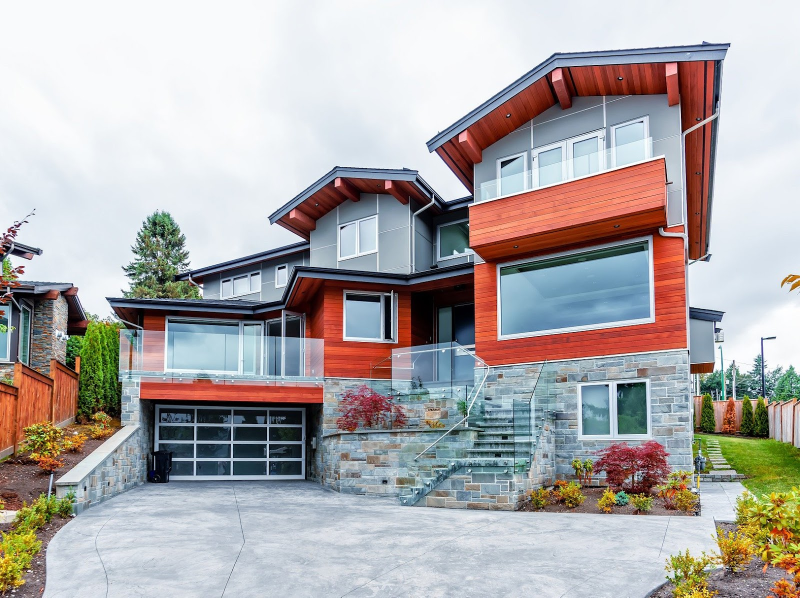
#> input picture eyetrack/bg.jpg, 1600 x 1195 px, found by its file name (shown at 1/2 size)
$ python gazeheatplot.py
#> lines starting #> are read from the running program, lines starting #| are printed output that depends on the picture
import os
import argparse
import csv
import numpy
import matplotlib
from matplotlib import pyplot, image
from PIL import Image

def draw_display(dispsize, imagefile=None):
    """Returns a matplotlib.pyplot Figure and its axes, with a size of
    dispsize, a black background colour, and optionally with an image drawn
    onto it

    arguments

    dispsize		-	tuple or list indicating the size of the display,
                    e.g. (1024,768)

    keyword arguments

    imagefile		-	full path to an image file over which the heatmap
                    is to be laid, or None for no image; NOTE: the image
                    may be smaller than the display size, the function
                    assumes that the image was presented at the centre of
                    the display (default = None)

    returns
    fig, ax		-	matplotlib.pyplot Figure and its axes: field of zeros
                    with a size of dispsize, and an image drawn onto it
                    if an imagefile was passed
    """

    # construct screen (black background)
    screen = numpy.zeros((dispsize[1], dispsize[0], 3), dtype='float32')
    # if an image location has been passed, draw the image
    if imagefile != None:
        # check if the path to the image exists
        if not os.path.isfile(imagefile):
            raise Exception("ERROR in draw_display: imagefile not found at '%s'" % imagefile)
        # load image
        img = image.imread(imagefile)

        # width and height of the image
        w, h = len(img[0]), len(img)
        # x and y position of the image on the display
        x = int(dispsize[0] / 2 - w / 2)
        y = int(dispsize[1] / 2 - h / 2)
        # draw the image on the screen
        screen[y:y + h, x:x + w, :] += img
    # dots per inch
    dpi = 100.0
    # determine the figure size in inches
    figsize = (dispsize[0] / dpi, dispsize[1] / dpi)
    # create a figure
    fig = pyplot.figure(figsize=figsize, dpi=dpi, frameon=False)
    ax = pyplot.Axes(fig, [0, 0, 1, 1])
    ax.set_axis_off()
    fig.add_axes(ax)
    # plot display
    ax.axis([0, dispsize[0], 0, dispsize[1]])
    if ".jpg" in imagefile:
        ax.imshow(screen.astype('uint8'))  # , origin='upper')
    else:
        ax.imshow(screen)
    return fig, ax

def gaussian(x, sx, y=None, sy=None):
    """Returns an array of numpy arrays (a matrix) containing values between
    1 and 0 in a 2D Gaussian distribution

    arguments
    x		-- width in pixels
    sx		-- width standard deviation

    keyword argments
    y		-- height in pixels (default = x)
    sy		-- height standard deviation (default = sx)
    """

    # square Gaussian if only x values are passed
    if y == None:
        y = x
    if sy == None:
        sy = sx
    # centers
    xo = x / 2
    yo = y / 2
    # matrix of zeros
    M = numpy.zeros([y, x], dtype=float)
    # gaussian matrix
    for i in range(x):
        for j in range(y):
            M[j, i] = numpy.exp(
                -1.0 * (((float(i) - xo) ** 2 / (2 * sx * sx)) + ((float(j) - yo) ** 2 / (2 * sy * sy))))

    return M

def draw_heatmap(gazepoints, dispsize, imagefile=None, alpha=0.5, savefilename=None, gaussianwh=200, gaussiansd=None):
    """Draws a heatmap of the provided fixations, optionally drawn over an
    image, and optionally allocating more weight to fixations with a higher
    duration.

    arguments

    gazepoints		-	a list of gazepoint tuples (x, y)

    dispsize		-	tuple or list indicating the size of the display,
                    e.g. (1024,768)

    keyword arguments

    imagefile		-	full path to an image file over which the heatmap
                    is to be laid, or None for no image; NOTE: the image
                    may be smaller than the display size, the function
                    assumes that the image was presented at the centre of
                    the display (default = None)
    alpha		-	float between 0 and 1, indicating the transparancy of
                    the heatmap, where 0 is completely transparant and 1
                    is completely untransparant (default = 0.5)
    savefilename	-	full path to the file in which the heatmap should be
                    saved, or None to not save the file (default = None)

    returns

    fig			-	a matplotlib.pyplot Figure instance, containing the
                    heatmap
    """

    # IMAGE
    fig, ax = draw_display(dispsize, imagefile=imagefile)

    # HEATMAP
    # Gaussian
    gwh = gaussianwh
    gsdwh = gwh / 6 if (gaussiansd is None) else gaussiansd
    gaus = gaussian(gwh, gsdwh)
    # matrix of zeroes
    strt = gwh / 2
    heatmapsize = int(dispsize[1] + 2 * strt), int(dispsize[0] + 2 * strt)
    heatmap = numpy.zeros(heatmapsize)
    # create heatmap
    for i in range(0, len(gazepoints)):
        # get x and y coordinates
        x = strt + gazepoints[i][0] - int(gwh / 2)
        y = strt + gazepoints[i][1] - int(gwh / 2)
        # correct Gaussian size if either coordinate falls outside of
        # display boundaries
        if (not 0 < x < dispsize[0]) or (not 0 < y < dispsize[1]):
            hadj = [0, gwh]
            vadj = [0, gwh]
            if 0 > x:
                hadj[0] = abs(x)
                x = 0
            elif dispsize[0] < x:
                hadj[1] = gwh - int(x - dispsize[0])
            if 0 > y:
                vadj[0] = abs(y)
                y = 0
            elif dispsize[1] < y:
                vadj[1] = gwh - int(y - dispsize[1])
            # add adjusted Gaussian to the current heatmap
            try:
                heatmap[y:y + vadj[1], x:x + hadj[1]] += gaus[vadj[0]:vadj[1], hadj[0]:hadj[1]] * gazepoints[i][2]
            except:
                # fixation was probably outside of display
                pass
        else:
            # add Gaussian to the current heatmap
            heatmap[int(y):int(y + gwh), int(x):int(x + gwh)] += gaus * gazepoints[i][2]
    # resize heatmap
    heatmap = heatmap[int(strt):dispsize[1] + int(strt), int(strt):dispsize[0] + int(strt)]
    # remove zeros
    lowbound = numpy.mean(heatmap[heatmap > 0])
    heatmap[heatmap < lowbound] = numpy.NaN
    # draw heatmap on top of image
    ax.imshow(heatmap, cmap='jet', alpha=alpha)

    # FINISH PLOT
    # invert the y axis, as (0,0) is top left on a display
    ax.invert_yaxis()
    # save the figure if a file name was provided
    if savefilename != None:
        fig.savefig(savefilename)

    return fig


# [34 lines of commented-out code are left out]

input_path = r"C:/Users/Алексей\Desktop/EYETRACKING/main.csv"


alpha = 0.3
output_name ='output'
background_image = r"C:/Users/Алексей/Desktop/EYETRACKING/eyetrack/bg.jpg"

with Image.open(background_image) as img:
#> img is the input picture: PIL image 1600x1195 RGB; mean R, G, B 174.1, 169.8, 169.5
    display_width, display_height = img.size
#> display_width = 1600; display_height = 1195

ngaussian = 200
sd = 33

with open(input_path) as f:
#> (reads main.csv from the repository)
	reader = csv.reader(f)
	raw = list(reader)

	gaza_data = []
	if len(raw[0]) == 2:
		gaze_data = list(map(lambda q: (int(float(q[0])), int(float(q[1])), 1), raw))
	else:
		gaze_data =  list(map(lambda q: (int(q[0]), int(q[1]), int(q[2])), raw))

	draw_heatmap(gaze_data, (display_width, display_height), alpha=alpha, savefilename=output_name, imagefile=background_image, gaussianwh=ngaussian, gaussiansd=sd)
#> in draw_display, `w, h = len(img[0]), len(img)`: w = 1600; h = 1195
#> in draw_display, `x = int(dispsize[0] / 2 - w / 2)`: x = 0
#> in draw_heatmap, `fig.savefig(savefilename)`:
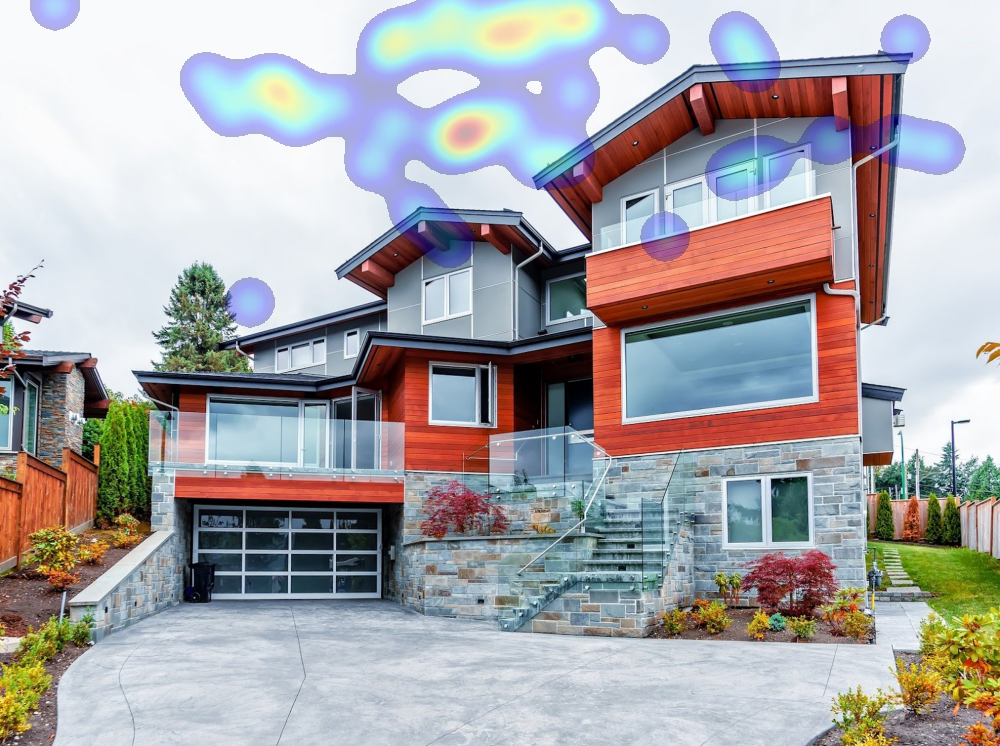
#> figure drawn by matplotlib, 1 panel
